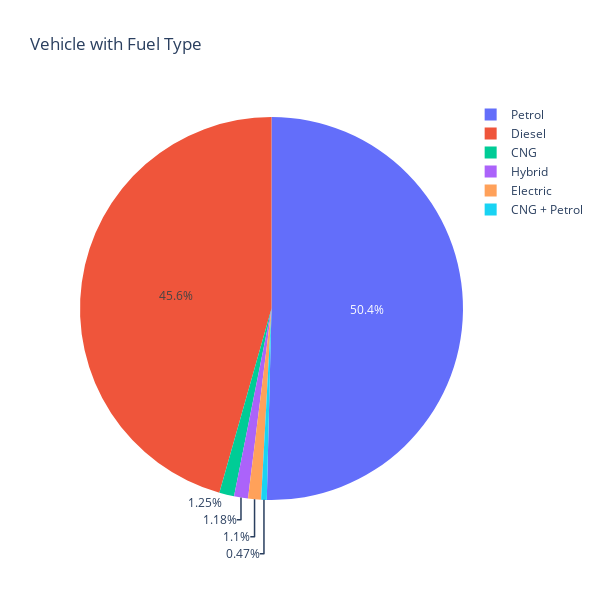

Notebook code cell kept with this figure:
### Code cell
fig = px.pie(names=Fuel_Type, values=FuelTypeCount, title='Vehicle with Fuel Type', width=600, height=600)
fig.show()

### Figure 1 — Plotly figure (JSON) as saved in the notebook; plotly's stock layout.template omitted (floating-point values rounded to 4 significant figures)
{"data": [{"domain": {"x": [0, 1], "y": [0, 1]}, "hovertemplate": "label=%{label}<br>value=%{value}<extra></extra>", "labels": ["Petrol", "CNG", "Diesel", "CNG + Petrol", "Hybrid", "Electric"], "legendgroup": "", "name": "", "showlegend": true, "type": "pie", "values": [643, 16, 582, 6, 15, 14]}], "layout": {"height": 600, "legend": {"tracegroupgap": 0}, "title": {"text": "Vehicle with Fuel Type"}, "width": 600}}
